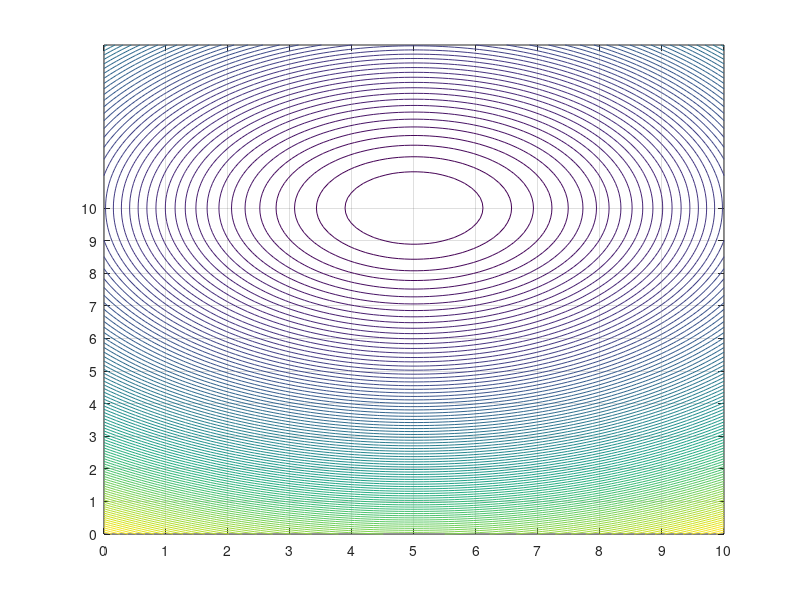

Recreate this plot in MATLAB. (Note: this script raises an error after producing the figure.)
clc
clear all
close all

A=[1 0
   0 1];
B=[1 0
   0 1];
C=[1 0
   0 1];
sys=ss(A,B,C,0);
Ts=1;
sysd=c2d(sys,Ts);


N=1;
Nsim=100;
dt=0.1;
num_states=6;
u = zeros(Nsim , 2);
x = zeros(Nsim + 1, 3);
x0=[5;0;90*pi/180];
x(1,:) = x0;
lb=[0 0 -180*pi/180  0 -1];
ub=[10 10 180*pi/180 0.5 1];
xf=[5;10;0];

lb1=[];lb2=[];
ub1=[];ub2=[];
for i=1:N
    lb1=[lb1,lb(1:3)];
    lb2=[lb2,lb(4:5)];
    ub1=[ub1,ub(1:3)];
    ub2=[ub2,ub(4:5)];
end
lb=[lb1,lb2];
ub=[ub1,ub2];
Z0=0;

%% plot
obstacles=0;%[[5,4],[4,6]];

xcont = linspace(x0(1)-5,xf(1)+5);
ycont = linspace(x0(2),xf(2)+5);
[X,Y] = meshgrid(xcont,ycont);
fun = (X-xf(1)).^2 + (Y-xf(2)).^2;
contour(X,Y,fun,100)
hold on 
for i=1:length(obstacles)/2
    scatter(obstacles(2*i-1),obstacles(2*i),'k','LineWidth',1.5)
end
grid on,set(gca,'ytick',min(xcont):max(xcont)),set(gca,'xtick',min(ycont):max(ycont))
xline(3.5,'--r');
xline(4.5,'--r');
xline(5.5,'--r');

i=1;
for k = 2:Nsim+1
    [A,B] = Linearized_discrete_DD_model(x(k-1,:)',u(k-1,:),dt); %TODO: u(k)??
    [Z,exitflag] = optimizer_fmincon(Z0,A, B, N, xf, x(k-1,:)',lb,ub,obstacles);
%     obstacles(2)=obstacles(2)+0.05;
%     obstacles(4)=obstacles(4)-0.05;
    for i=1:length(obstacles)/2
    scatter(obstacles(2*i-1),obstacles(2*i),'k','LineWidth',1.5)
    end
    Z
    Z0=Z;
    u(k-1,:)=Z(N*2+1:N*2+2);
    x(k,:) = A*x(k-1,:)' + B*u(k-1,:)';
    i=i+1;
    if exitflag==-2
        disp("----unfeasible!----")
       break
    end
    plot(x(:,1),x(:,2),'ok')
    pause(0.1)
end
disp("done")


    
